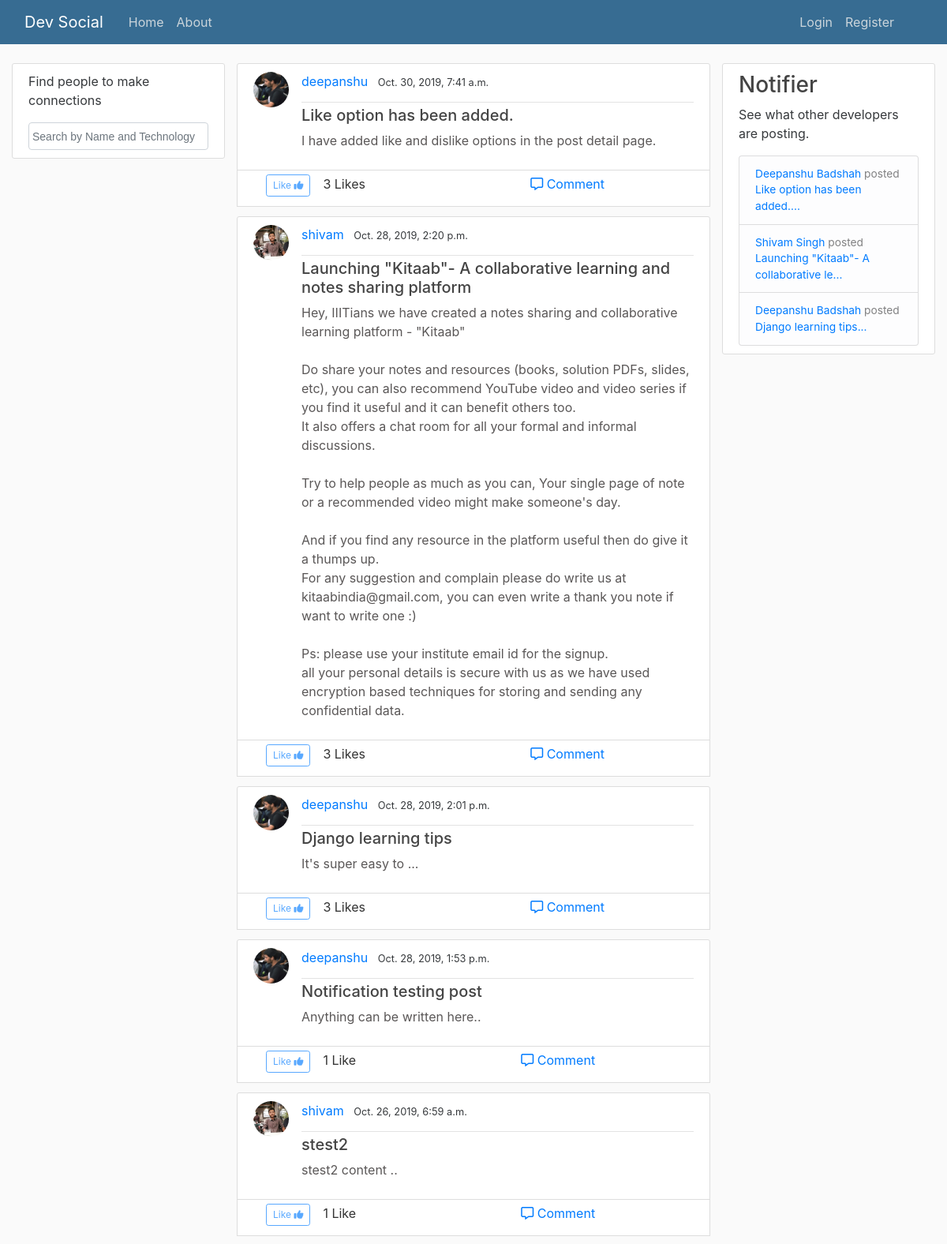
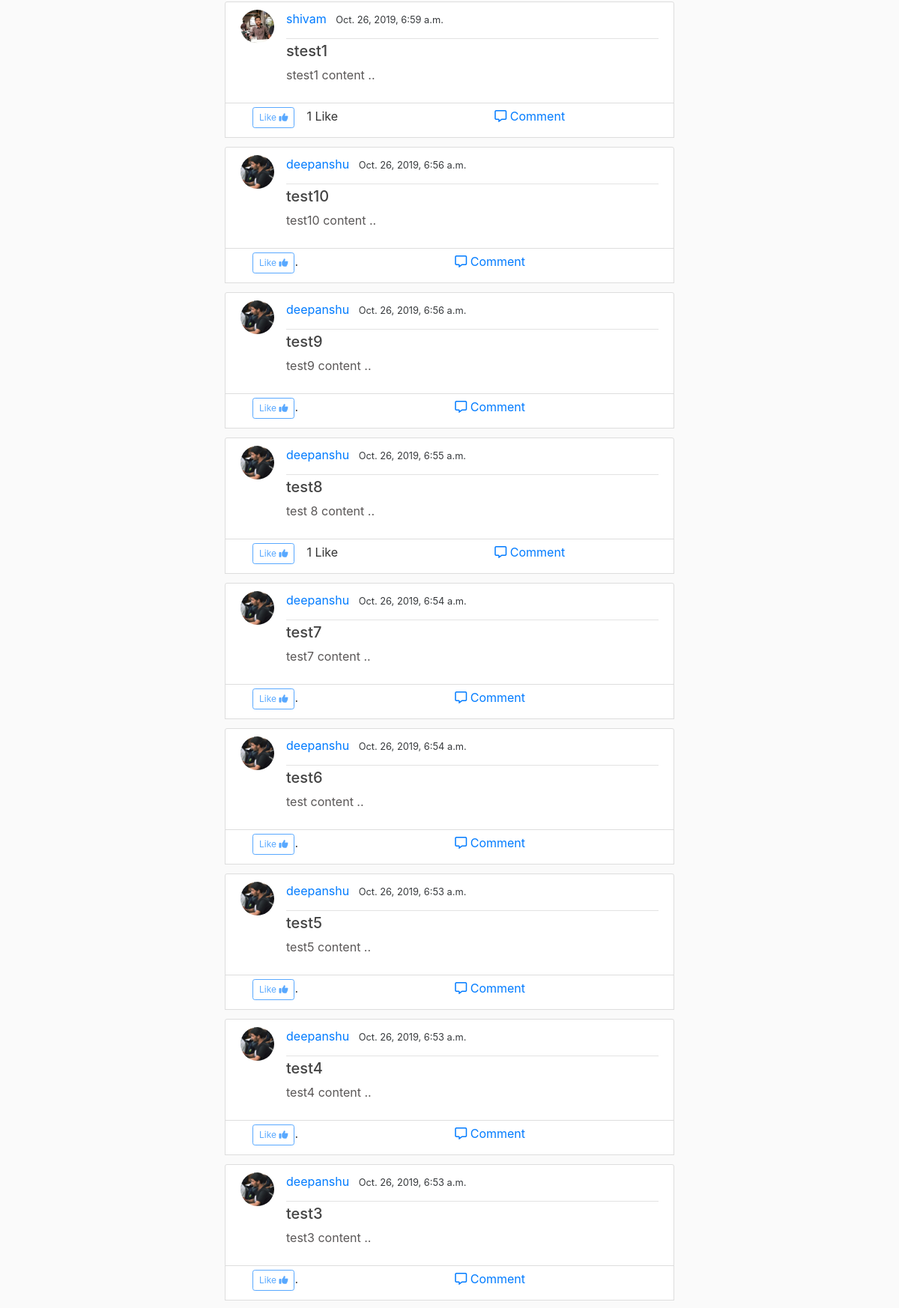
The page / (upper part) on the database its author committed (2 pictures, top to bottom).
### post/models.py (models this page shows, shortened)
class Post(models.Model):
    title = models.CharField(max_length = 150)
    content = models.TextField()
    date_posted = models.DateTimeField(default = timezone.now)
    author = models.ForeignKey(User, on_delete= models.CASCADE)
    likes = models.ManyToManyField(User, related_name='likes', blank=True)

class Notification(models.Model):
    post = models.OneToOneField(Post, on_delete=models.CASCADE)

### users/models.py (models this page shows, shortened)
class Profile(models.Model):
    user = models.OneToOneField(User, on_delete=models.CASCADE)
    image = models.ImageField(default= 'no_pic.png', upload_to='prof_pic')
    name = models.CharField(default= 'Users name', max_length = 150)

### post/views.py (the view)
# urls.py: path('', views.PostListView, name='post-home'),       # As PostListView is a class not view
def PostListView(request):
    posts = Post.objects.order_by('-date_posted')
    notifications = Notification.objects.order_by('-id')[:5]
    context = {
        'posts': posts,
        'notifications':notifications
        }
    return render(request, 'post/home.html', context)

### post/templates/post/home.html (shortened to what this page needs)
{% extends "post/base.html" %}
{% block content %}
  {% for post in posts %}
  <article class="media detail-content-section">
    <img class="rounded-circle article-img" src="{{ post.author.profile.image.url }}" >
    <div class="media-body" >
      <div class="article-metadata">
        <a class="mr-2" href="{% url 'user-posts' post.author.username %}">{{ post.author }}</a>
        <small class="text-muted">{{ post.date_posted }}</small>
      </div>
      <h5><a class="article-title" href="{% url 'post-detail' post.id %}">{{ post.title }}</a></h5>
      <p class="article-content">{{ post.content }}</p>
    </div>
  </article>
  <div  style="margin-bottom:2%;" id="mlike-part{{ post.id }}">
    {% include 'post/mlikes.html' %}
  </div>
  {% endfor %}
{% endblock content %}

### post/templates/post/base.html (shortened to what this page needs)
{% extends "post/navigation.html" %}
{% block body-section %}
  <main role="main" class="container col-lg-12">
    <div class="row">
      <div class="col-lg-3 div1">
        <div class="content-section">
          <p class='text-muted'>Find people to make connections</p>
          <input type="text" class="form-control" id="search" name="search" style="font-size: 14px;width:100%;padding:4px;font-family: Arial, 'Font Awesome 5 Free';" placeholder="Search by Name and Technology" />
        </div>
      </div>
      <div class="col-lg-6 div2 text">
        {% block content %}{% endblock %}
      </div>
      <div class="col-lg-3 div3">
        <div class="content-section">
          <h3>Notifier</h3>
          <p class='text-muted'>See what other developers are posting.</p>
            <ul class="list-group">
              {% for notification in notifications %}
              <li class="list-group-item list-group-item-light noti-sty" >
                {% if notification.post.author.profile.name != "Users name" %}
                  <a href="{% url 'user-posts' notification.post.author.username %}">{{ notification.post.author.profile.name|slice:":35" }}</a>
                   posted <a href="{% url 'post-detail' notification.post.id %}">{{ notification.post.title|slice:":38" }}...</a>
                 {% else %}
                   <a href="{% url 'user-posts' notification.post.author.username %}">{{ notification.post.author.username|slice:":35" }}</a>
                    posted <a href="{% url 'post-detail' notification.post.id %}">{{ notification.post.title|slice:":38" }}...</a>
                 {% endif %}
              </li>
              {% endfor %}
            </ul>
        </div>
      </div>
    </div>
  </main>
{% include 'users/footer.html' %}
{% endblock body-section %}

### post/templates/post/mlikes.html (shortened to what this page needs)
<article class="media like-content-section">
  <div class="row ml-3">
    <form action="{% url 'mlike_post' %}" method="post">
      {% if request.user.is_authenticated %}
        {% if request.user in post.likes.all %}
          <button type="submit" id="mlike" name="post_id" value="{{ post.id }}" class="btn btn-sm btn-primary">Liked <i class="fa fa-thumbs-up"></i></button>
        {% else %}
          <button type="submit" id="mlike" name="post_id" value="{{ post.id }}" class="btn btn-sm btn-outline-primary">Like <i class="fa fa-thumbs-up"></i></button>
        {% endif %}
      {% else %}
          <button type="submit" id="mlike" name="post_id" value="{{ post.id }}" class="btn btn-sm btn-outline-primary" disabled>Like <i class="fa fa-thumbs-up"></i></button>
      {% endif %}
    </form>
    {% if post.likes.count > 0 %}
    <p class="ml-3">{{ post.likes.count }} Like{{ post.likes.count |pluralize }}</p>
    {% else %}
    <p>.</p>
    {% endif %}
  </div>
  <div style="width:57%" >
    <a class="article-title des"  href="{% url 'post-detail' post.id %}"><i class='far fa-comment-alt'></i> Comment</a>
  </div>
</article>

### post/static/post/main.css (style rules this page uses)
body { background: #fafafa; color: #333333; margin-top: 5rem; }
h1, h2, h3, h4, h5, h6 { color: #444444; }
ul { margin: 0; }
.content-section { background: #ffffff; padding: 10px 20px; border: 1px solid #dddddd; border-radius: 3px; margin-bottom: 20px; }
.article-title { color: #444444; }
.article-content { white-space: pre-line; }
.article-img { height: 45px; width: 45px; margin-right: 16px; }
.article-metadata { padding-bottom: 1px; margin-bottom: 4px; border-bottom: 1px solid #e3e3e3 }
.article-metadata { padding-bottom: 14px; }
.noti-sty { font-size: 0.86rem; }
.btn-sm { font-size: .750rem; }
.like-content-section { background: #ffffff; padding: 5px 20px; padding-bottom: 0px; border: 0.5px solid #dddddd; }
.detail-content-section { background: #ffffff; padding: 10px 20px; border: 1px solid #dddddd; border-radius: 3px; margin-bottom: -2px; }
.container { padding-right: 15px; padding-left: 15px; margin-left: 0px; margin-right: 0px; }
.div2 { padding-right: 0px; padding-left: 0px; }
.article-content { color: #5a5757; }
.text-muted { color: #36393c!important; }
.media-body { width: 86%; }
.des { float:right;color:#007bff; }

### rows shown on the page
Post: author.profile.image (picture), author "deepanshu", date_posted "Oct. 30, 2019, 7:41 a.m.", title "Like option has been added.", content "I have added like and dislike options in the post detail page.", likes.count "3"
Post: author.profile.image (picture), author "shivam", date_posted "Oct. 28, 2019, 2:20 p.m.", title "Launching \"Kitaab\"- A collaborative learning and notes sharing platform", content "Hey, IIITians we have created a notes sharing and collaborative learning platform - \"Kitaab\" Do share your notes and resources (books, solution PDFs, slides, etc), you can also recommend YouTube video and video series if you find it useful and it can benefit others too. It also offers a chat room for all your formal and informal discussions. Try to help people as much as you can, Your single page of note or a recommended video might make someone's day. And if you find any resource in the platform useful then do give it a thumps up. For any suggestion and complain please do write us at kitaabindia@gmail.com, you can even write a thank you note if want to write one :) Ps: please use your…", likes.count "3"
Post: author.profile.image (picture), author "deepanshu", date_posted "Oct. 28, 2019, 2:01 p.m.", title "Django learning tips", content "It's super easy to ...", likes.count "3"
Post: author.profile.image (picture), author "deepanshu", date_posted "Oct. 28, 2019, 1:53 p.m.", title "Notification testing post", content "Anything can be written here..", likes.count "1"
Post: author.profile.image (picture), author "shivam", date_posted "Oct. 26, 2019, 6:59 a.m.", title "stest2", content "stest2 content ..", likes.count "1"
Post: author.profile.image (picture), author "shivam", date_posted "Oct. 26, 2019, 6:59 a.m.", title "stest1", content "stest1 content ..", likes.count "1"
Post: author.profile.image (picture), author "deepanshu", date_posted "Oct. 26, 2019, 6:56 a.m.", title "test10", content "test10 content ..", {{ post.id }} 14 (drawn)
Post: author.profile.image (picture), author "deepanshu", date_posted "Oct. 26, 2019, 6:56 a.m.", title "test9", content "test9 content ..", {{ post.id }} 13 (drawn)
Post: author.profile.image (picture), author "deepanshu", date_posted "Oct. 26, 2019, 6:55 a.m.", title "test8", content "test 8 content ..", likes.count "1"
Post: author.profile.image (picture), author "deepanshu", date_posted "Oct. 26, 2019, 6:54 a.m.", title "test7", content "test7 content ..", {{ post.id }} 11 (drawn)
Post: author.profile.image (picture), author "deepanshu", date_posted "Oct. 26, 2019, 6:54 a.m.", title "test6", content "test content ..", {{ post.id }} 10 (drawn)
Post: author.profile.image (picture), author "deepanshu", date_posted "Oct. 26, 2019, 6:53 a.m.", title "test5", content "test5 content ..", {{ post.id }} 9 (drawn)
Post: author.profile.image (picture), author "deepanshu", date_posted "Oct. 26, 2019, 6:53 a.m.", title "test4", content "test4 content ..", {{ post.id }} 8 (drawn)
Post: author.profile.image (picture), author "deepanshu", date_posted "Oct. 26, 2019, 6:53 a.m.", title "test3", content "test3 content ..", {{ post.id }} 7 (drawn)
Notification: post.author.profile.name "Deepanshu Badshah", post "Like option has been added."
Notification: post.author.profile.name "Shivam Singh", post "Launching \"Kitaab\"- A collaborative le"
Notification: post.author.profile.name "Deepanshu Badshah", post "Django learning tips"
